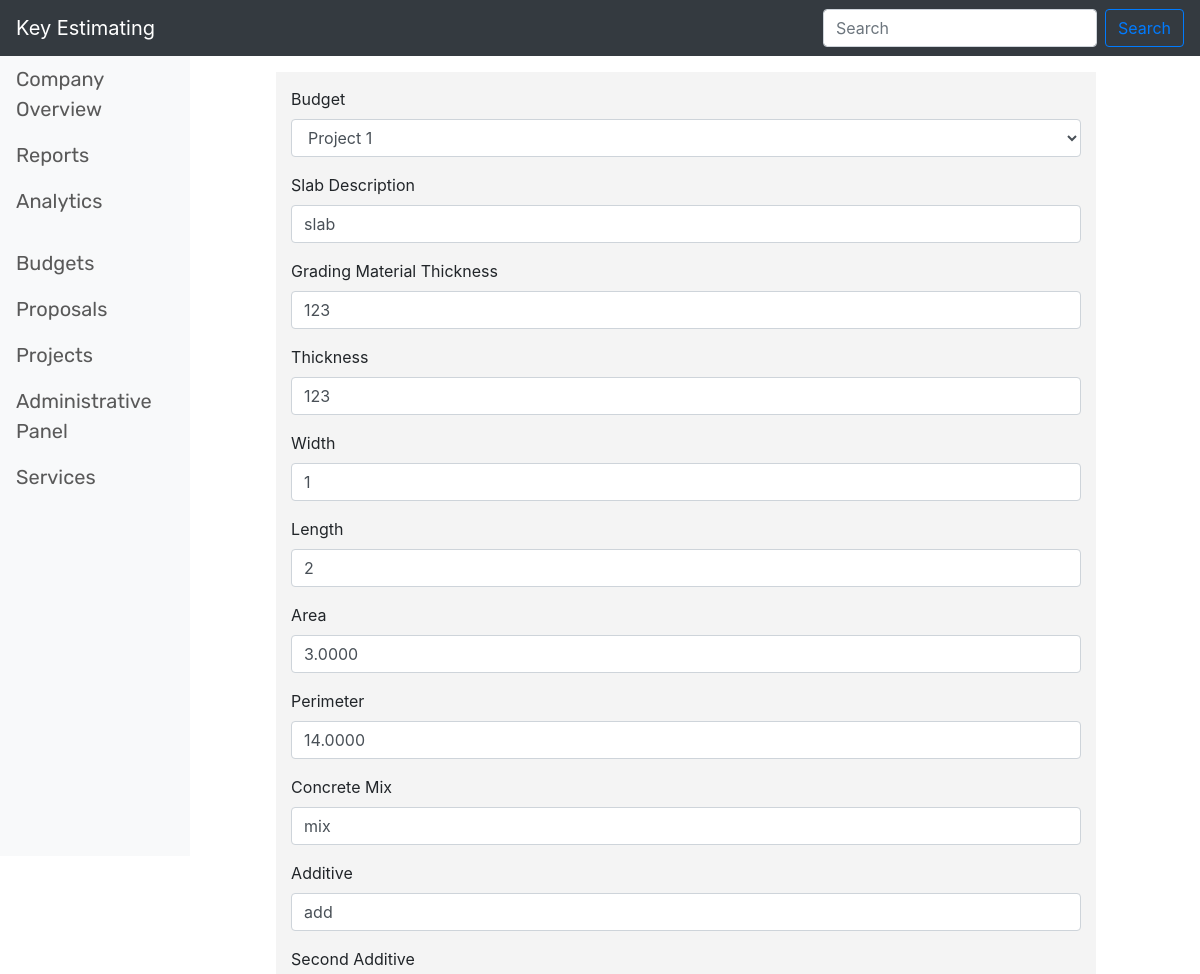
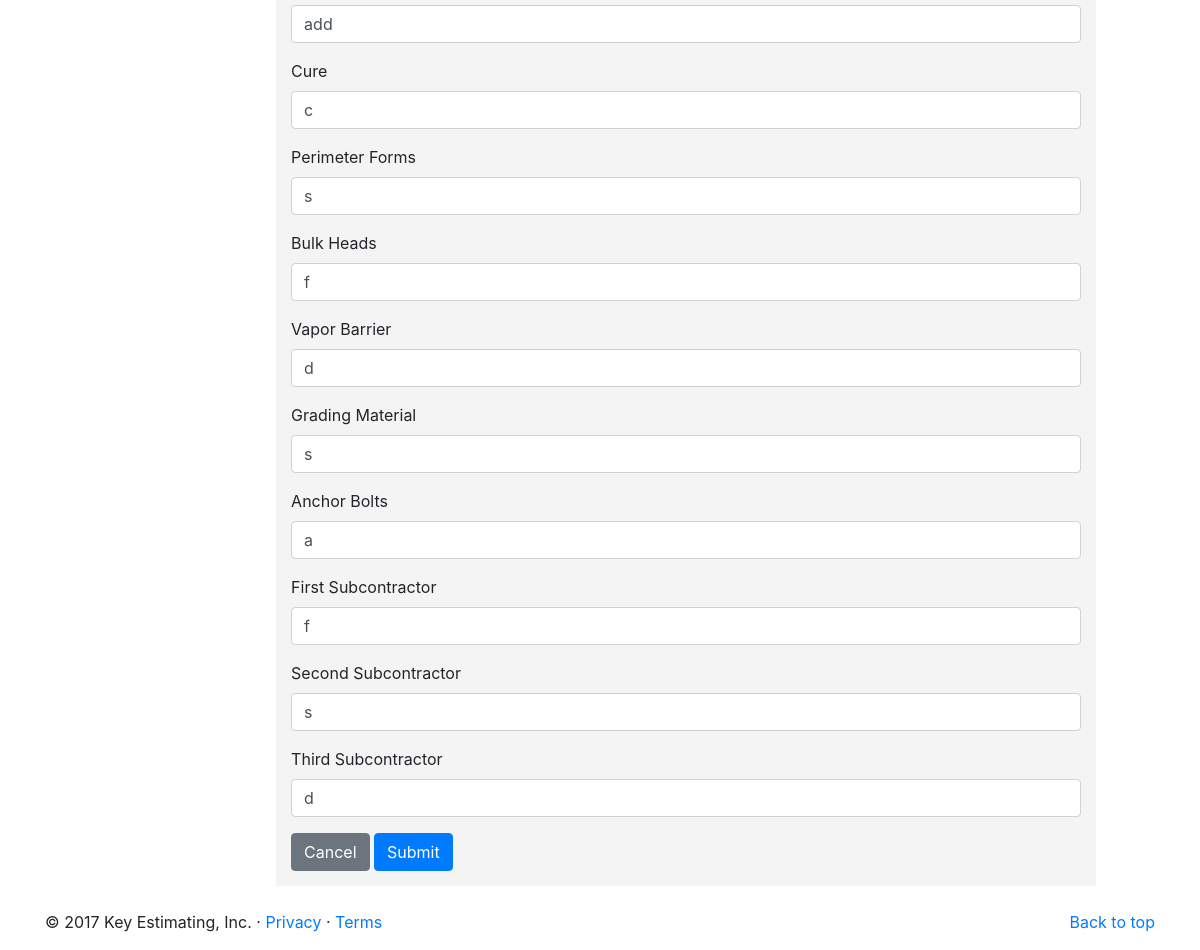
Screenshot of /templates/slab_on_grade/edit/1 with the database file from the repository (2 pictures, top to bottom).
### WebApp/models.py (models this page shows, shortened)
class slabOnGrade(models.Model):
    budget_id = models.ForeignKey(openBudgets, on_delete = models.CASCADE)
    sog_slab_description = models.CharField(max_length = 255, unique = False)
    sog_grading_material_thickness = models.PositiveSmallIntegerField() #thickness in inches
    sog_thickness = models.PositiveSmallIntegerField() #thickness measured in inches
    sog_width = models.PositiveSmallIntegerField() #measured in feet
    sog_length = models.PositiveSmallIntegerField() #measured in feet
    sog_area = models.DecimalField(max_digits = 15, decimal_places = 4)
    sog_perimeter = models.DecimalField(max_digits = 15, decimal_places = 4)
    sog_concrete_mix = models.CharField(max_length = 60, unique = False) #will eventually be a selection list populated by another table
    sog_additive = models.CharField(max_length = 100, unique = False) #will eventually be a selection list populated by another table
    sog_second_additive = models.CharField(max_length = 100, unique = False) #will eventually be a selection list populated by another table
    sog_cure = models.CharField(max_length = 100, unique = False) #will eventually be a selection list populated by another table
    sog_perimeter_forms = models.CharField(max_length = 100, unique = False) #Need to check to see if this is a length or a description
    sog_bulk_heads = models.CharField(max_length = 100, unique = False) #need to check to see if this is a number or a description
    sog_vapor_barrier = models.CharField(max_length = 100, unique = False) #need to check to see if this is a number or a description
    sog_grading_material = models.CharField(max_length = 100, unique = False) #type of grading material... might be replaced with a list populated from another table
    sog_anchor_bolts = models.CharField(max_length = 100, unique = False) #need to check to see if this is going to be a selection from a list or a description
    sog_subcontractor_first = models.CharField(max_length = 100, unique = False) #probably needs to be populated from another table and be a selection list
    sog_subcontractor_second = models.CharField(max_length = 100, unique = False)#probably needs to be populated from another table and be a selection list
    sog_subcontractor_third = models.CharField(max_length = 100, unique = False)#probably needs to be populated from another table and be a selection list
    class Meta:
        ordering = ['id']

### WebApp/views.py (the view)
# urls.py: url(r'^slab_on_grade/edit/(?P<pk>\d+)$', views.slab_on_grade_update, name='sog_edit'),
def slab_on_grade_update(request, pk):
    slab = get_object_or_404(slabOnGrade, pk = pk)
    form = NewSOGForm(request.POST or None, instance = slab)
    if form.is_valid():
        form.clean()
        form.save(commit=True)
        return redirect('new_budget_sog')
    return render(request, 'insert_sog.html', {'form':form})

### WebApp/models.py (called while the page is built)
    def __str__(self):
        return self.project_name

### WebApp/templates/insert_sog.html (shortened to what this page needs)
{% extends 'base.html' %}
{% block content %}
<div class="col-lg-8" style="background-color: #F4F4F4; margin-left: 7%; margin-top: 1em; margin-bottom: auto; padding: 15px">
    <form action="" method="post"> {% csrf_token %}
        <div class="form-group">
            <label for="BudgetId">Budget</label>
            {{ form.budget_id }}
        </div>
        <div class="form-group">
            <label for="SlabDescription">Slab Description</label>
            {{ form.sog_slab_description }}
        </div>
        <div class="form-group">
            <label for="MaterialThickness">Grading Material Thickness</label>
            {{ form.sog_grading_material_thickness }}
        </div>
        <div class="form-group">
            <label for="Thickness">Thickness</label>
            {{ form.sog_thickness }}
        </div>
        <div class="form-group">
            <label for="Width">Width</label>
            {{ form.sog_width }}
        </div>
        <div class="form-group">
            <label for="Length">Length</label>
            {{ form.sog_length }}
        </div>
        <div class="form-group">
            <label for="Area">Area</label>
            {{ form.sog_area }}
        </div>
        <div class="form-group">
            <label for="Perimeter">Perimeter</label>
            {{ form.sog_perimeter }}
        </div>
        <div class="form-group">
            <label for="ConcreteMix">Concrete Mix</label>
            {{ form.sog_concrete_mix }}
        </div>
        <div class="form-group">
            <label for="Additive">Additive</label>
            {{ form.sog_additive }}
        </div>
        <div class="form-group">
            <label for="SecondAdditive">Second Additive</label>
            {{ form.sog_second_additive }}
        </div>
        <div class="form-group">
            <label for="Cure">Cure</label>
            {{ form.sog_cure }}
        </div>
        <div class="form-group">
            <label for="PerimeterForms">Perimeter Forms</label>
            {{ form.sog_perimeter_forms }}
        </div>
        <div class="form-group">
            <label for="BulkHeads">Bulk Heads</label>
            {{ form.sog_bulk_heads }}
        </div>
        <div class="form-group">
            <label for="VaporBarrier">Vapor Barrier</label>
            {{ form.sog_vapor_barrier }}
        </div>
        <div class="form-group">
            <label for="GradingMaterial">Grading Material</label>
            {{ form.sog_grading_material }}
        </div>
                <div class="form-group">
            <label for="AnchorBolts">Anchor Bolts</label>
            {{ form.sog_anchor_bolts }}
        </div>
        <div class="form-group">
            <label for="FirstSubcontractor">First Subcontractor</label>
            {{ form.sog_subcontractor_first }}
        </div>
        <div class="form-group">
            <label for="SecondSubcontractor">Second Subcontractor</label>
            {{ form.sog_subcontractor_second }}
        </div>
        <div class="form-group">
            <label for="ThirdSubcontractor">Third Subcontractor</label>
            {{ form.sog_subcontractor_third }}
        </div>
        <a href={% url 'new_budget_sog' %}<button type="button" class="btn btn-secondary">Cancel</a>
        <button type="submit" class="btn btn-primary">Submit</button>
    </form>
</div>
{% endblock %}

### rows the page displays
slabOnGrade: budget_id "Project 1", sog_slab_description "slab", sog_grading_material_thickness "123", sog_thickness "123", sog_width "1", sog_length "2", sog_area "3.0000", sog_perimeter "14.0000", sog_concrete_mix "mix", sog_additive "add", sog_second_additive "add", sog_cure "c", sog_perimeter_forms "s", sog_bulk_heads "f", sog_vapor_barrier "d", sog_grading_material "s", sog_anchor_bolts "a", sog_subcontractor_first "f", sog_subcontractor_second "s", sog_subcontractor_third "d"
